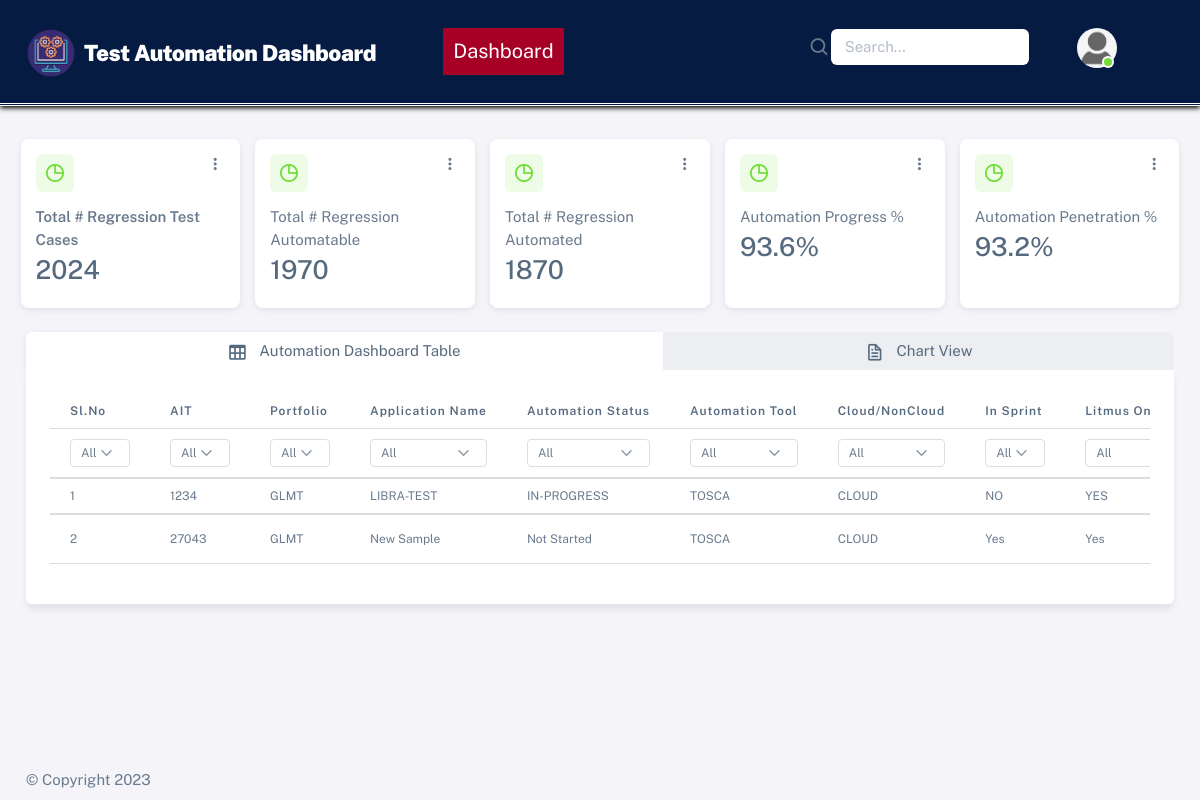
Before: /dashboard/ (signed in) with the older database file.
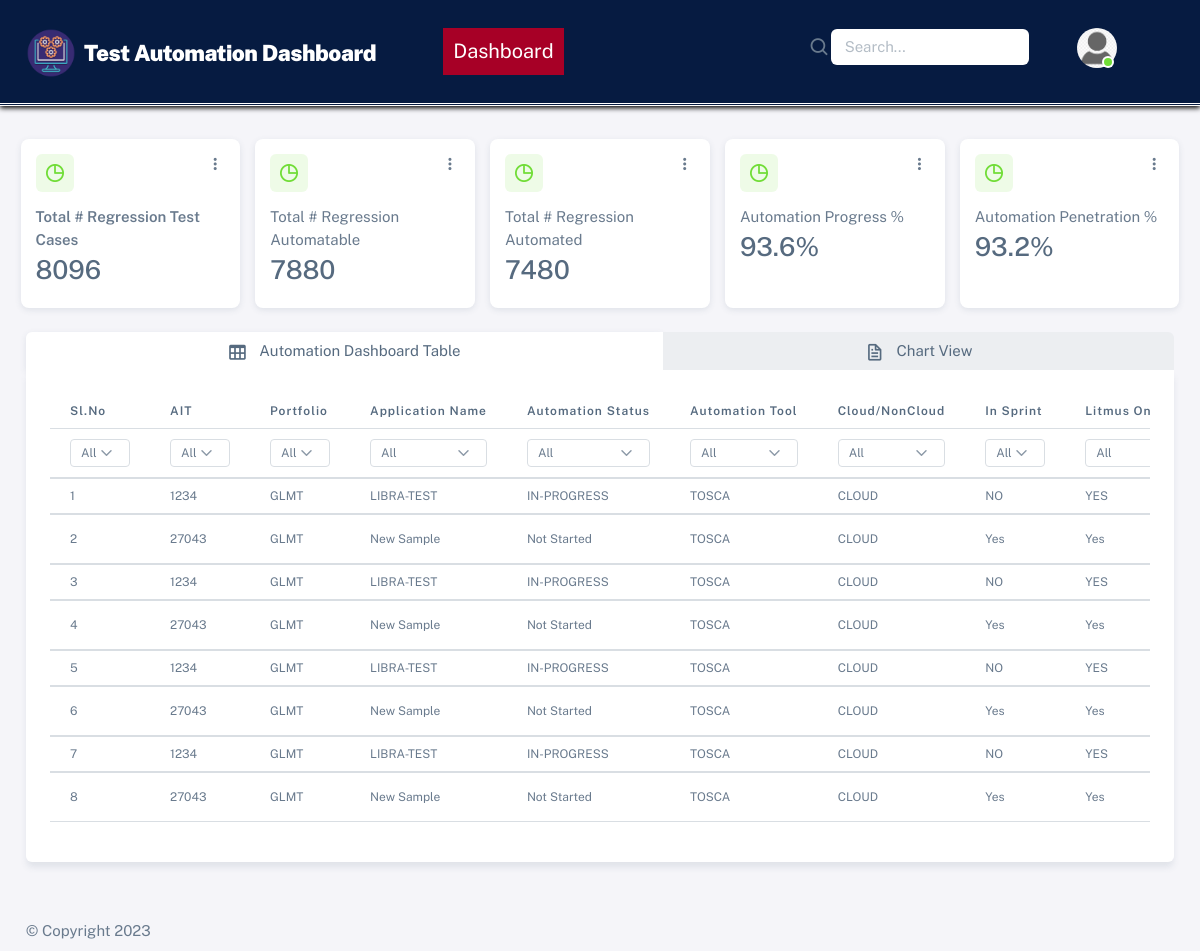
After: the same page with the newer database file.
### dashboard_app/models.py (models this page shows, shortened)
class automation_db(models.Model):
    serialnumber = models.IntegerField(primary_key=True, unique=True)
    month = models.CharField(max_length=15)
    year = models.CharField(max_length=10)
    portfolio = models.CharField(max_length=10)
    AIT_Number = models.IntegerField()
    application_name = models.CharField(max_length=30)
    could_noncloud = models.CharField(max_length=10)
    Automation_status = models.CharField(max_length=15)
    automation_tool = models.CharField(max_length=20)
    in_sprint = models.CharField(max_length=10)
    litmus_onboarding = models.CharField(max_length=10)
    no_of_overall_regression_scripts = models.CharField(max_length=20)
    no_of_inscope_reg_scripts = models.CharField(max_length=20)
    no_of_regscripts_automated = models.CharField(max_length=20)
    percentage_automation_complete = models.CharField(max_length=20)
    percentage_application_penetration = models.CharField(max_length=20)
    time_to_manuallyexecute = models.CharField(max_length=20)
    no_of_release = models.CharField(max_length=10)
    monthly_manual_executiontime = models.CharField(max_length=20)
    monthly_effort_spent_on_dev_automation = models.CharField(max_length=20)
    time_to_execute_1automatedtestcase = models.CharField(max_length=20)
    mothly_automate_executiontime = models.CharField(max_length=20)
    monthly_effort_spentin_maintaining_automation = models.CharField(max_length=20)
    monthly_effort_takes_toexecute_regscript = models.CharField(max_length=20)
    hours_saved_monthly = models.CharField(max_length=20)
    comments = models.TextField(null=True, blank=True)

### dashboard_app/views.py (the view)
# urls.py: path('dashboard/', login_required(index.as_view()), name='Dashboard'),
class index(generic.ListView):
    model = automation_db
    template_name = 'Index.html'
    login_url = '/login/'
    def get_context_data(self, *, object_list=None, **kwargs):
        context = super(index, self).get_context_data(**kwargs)
        context['no_of_overall_regression_scripts'] = \
        automation_db.objects.aggregate(no_of_overall_regression_scripts=Sum('no_of_overall_regression_scripts'))[
            'no_of_overall_regression_scripts']  # 1
        context['no_of_inscope_reg_scripts'] = \
        automation_db.objects.aggregate(no_of_inscope_reg_scripts=Sum('no_of_inscope_reg_scripts'))[
            'no_of_inscope_reg_scripts']  # 2
        context['no_of_regscripts_automated'] = \
        automation_db.objects.aggregate(no_of_regscripts_automated=Sum('no_of_regscripts_automated'))[
            'no_of_regscripts_automated']  # 3
        context['percentage_automation_complete_average'] = \
        automation_db.objects.aggregate(percentage_automation_complete_average=Avg('percentage_automation_complete'))[
            'percentage_automation_complete_average']  # 4
        context['percentage_application_penetration_average'] = automation_db.objects.aggregate(
            percentage_application_penetration_average=Avg('percentage_application_penetration'))[
            'percentage_application_penetration_average']  # 5
        return context

### dashboard_app/templates/Index.html (shortened to what the changed rows need)
{% load static %}
<html
  lang="en"
  class="light-style layout-menu-fixed"
  dir="ltr"
  data-theme="theme-default"
  data-assets-path="{% static 'assets/' %}"
  data-template="vertical-menu-template-free"
>
  <head>
    <link rel="stylesheet" href="{% static 'demo.css' %}">
    <link rel="stylesheet" href="{% static 'assets/vendor/fonts/boxicons.css' %}" />
    <link rel="stylesheet" href="{% static 'assets/vendor/css/core.css' %}" class="template-customizer-core-css" />
    <link rel="stylesheet" href="{% static 'assets/vendor/css/theme-default.css' %}" class="template-customizer-theme-css" />
    <link rel="stylesheet" href="{% static 'assets/vendor/libs/perfect-scrollbar/perfect-scrollbar.css' %}" />
    <link rel="stylesheet" href="{% static 'assets/vendor/libs/apex-charts/apex-charts.css' %}" />
  </head>
  <body>
    <div class="layout-wrapper layout-content-navbar">
      <div class="layout-container">
        <div class="layout-page">
          <div class="content-wrapper">
              {% block content %}
            <div class="container-xxl flex-grow-1 container-p-y">
                <div class="row">
                    <div class="col-lg-12 col-md-12 order-1 col-lg-3ow">
                        <div class="row">
                            <div class="col-lg-3 col-md-12 col-3 mb-3">
                                <div class="card">
                                    <div class="card-body">
                                        <div class="card-title d-flex align-items-start justify-content-between">
                                            <div class="avatar flex-shrink-0">
                                            </div>
                                            <div class="dropdown">
                                            </div>
                                        </div>
                                        <span class="fw-semibold d-block mb-1">Total # Regression Test Cases</span>
                                        <h3 id="card1" class="card-title mb-2">{{ no_of_overall_regression_scripts }}</h3>
                                    </div>
                                </div>
                            </div>
                            <div class="col-lg-3 col-md-12 col-3 mb-3">
                                <div class="card">
                                    <div class="card-body">
                                        <div class="card-title d-flex align-items-start justify-content-between">
                                            <div class="avatar flex-shrink-0">
                                            </div>
                                            <div class="dropdown">
                                            </div>
                                        </div>
                                        <span class="d-block mb-1">Total # Regression Automatable</span>
                                        <h3 id="card2" class="card-title text-nowrap mb-2">{{ no_of_inscope_reg_scripts }}</h3>
                                    </div>
                                </div>
                            </div>
                            <div class="col-lg-3 col-md-12 col-3 mb-3">
                                <div class="card">
                                    <div class="card-body">
                                        <div class="card-title d-flex align-items-start justify-content-between">
                                            <div class="avatar flex-shrink-0">
                                            </div>
                                            <div class="dropdown">
                                            </div>
                                        </div>
                                        <span class="d-block mb-1">Total # Regression Automated</span>
                                        <h3 id="card3" class="card-title text-nowrap mb-2">{{ no_of_regscripts_automated }}</h3>
                                    </div>
                                </div>
                            </div>
                        </div>
                    </div>
                    </div>
    <div class="row">
        <div class="col-xl-12">
            <div class="nav-align-top mb-4">
                <div class="tab-content">
                    <div class="tab-pane fade show active" id="navs-justified-home" role="tabpanel">
                            <div class="table-responsive text-nowrap">
                            <table id="data" class="table table-hover table-custom">
                                    <thead>
                                        <tr class="text-nowrap">
                                                <th>Sl.No</th>
                                                <th>AIT</th>
                                                <th>Portfolio</th>
												<th>Application Name</th>
                                                <th>Automation Status</th>
                                                <th>Automation Tool</th>
                                                <th>Cloud/NonCloud</th>
												<th>In Sprint</th>
												<th>Litmus Onboarding</th>
                                        </tr>
                                        <tr class="text-nowrap">
                                                <th>
                                                    <select class="column-filter form-select form-select-sm " data-column="0">
                                                      <option value="all">All</option>
                                                    </select>
                                                </th>
                                                <th>
                                                    <select class="column-filter form-select form-select-sm" data-column="1">
                                                      <option value="all">All</option>
                                                    </select>
                                                </th>
                                                <th>
                                                    <select class="column-filter form-select form-select-sm" data-column="2">
                                                      <option value="all">All</option>
                                                    </select>
                                                </th>
												<th>
                                                    <select class="column-filter form-select form-select-sm" data-column="3">
                                                      <option value="all">All</option>
                                                    </select>
                                                </th>
                                                <th>
                                                    <select class="column-filter form-select form-select-sm" data-column="4">
                                                      <option value="all">All</option>
                                                    </select>
                                                </th>
                                                <th>
                                                    <select class="column-filter form-select form-select-sm" data-column="5">
                                                      <option value="all">All</option>
                                                    </select>
                                                </th>
                                                <th>
                                                    <select class="column-filter form-select form-select-sm" data-column="6">
                                                      <option value="all">All</option>
                                                    </select>
                                                </th>
												<th>
                                                    <select class="column-filter form-select form-select-sm" data-column="7">
                                                      <option value="all">All</option>
                                                    </select>
                                                </th>
												<th>
                                                    <select class="column-filter form-select form-select-sm" data-column="8">
                                                      <option value="all">All</option>
                                                    </select>
                                                </th>
                                        </tr>
                                    </thead>
									{% for obj in object_list %}
                                    <tbody>
                                        <tr>
                                                <td>{{ obj.serialnumber }}</td>
                                                <td>{{ obj.AIT_Number }}</td>
                                                <td>{{ obj.portfolio }}</td>
												<td>{{ obj.application_name }}</td>
												<td>{{ obj.Automation_status }}</td>
                                                <td>{{ obj.automation_tool }}</td>
                                                <td>{{ obj.could_noncloud }}</td>
												<td>{{ obj.in_sprint }}</td>
												<td>{{ obj.litmus_onboarding }}</td>
                                        </tr>
									</tbody>
									{% endfor %}
								</table>
                            </div>
                    </div>
                </div>
            </div>
        </div>
    </div>
                </div>
            </div>
            {% endblock content %}
          </div>
        </div>
      </div>
  </body>
</html>

Changed rows visible on the page:
added automation_db: serialnumber "3", AIT_Number "1234", portfolio "GLMT", application_name "LIBRA-TEST", Automation_status "IN-PROGRESS", automation_tool "TOSCA", could_noncloud "CLOUD", in_sprint "NO", litmus_onboarding "YES"
added automation_db: serialnumber "4", AIT_Number "27043", portfolio "GLMT", application_name "New Sample", Automation_status "Not Started", automation_tool "TOSCA", could_noncloud "CLOUD", in_sprint "Yes", litmus_onboarding "Yes"
added automation_db: serialnumber "5", AIT_Number "1234", portfolio "GLMT", application_name "LIBRA-TEST", Automation_status "IN-PROGRESS", automation_tool "TOSCA", could_noncloud "CLOUD", in_sprint "NO", litmus_onboarding "YES"
added automation_db: serialnumber "6", AIT_Number "27043", portfolio "GLMT", application_name "New Sample", Automation_status "Not Started", automation_tool "TOSCA", could_noncloud "CLOUD", in_sprint "Yes", litmus_onboarding "Yes"
added automation_db: serialnumber "7", AIT_Number "1234", portfolio "GLMT", application_name "LIBRA-TEST", Automation_status "IN-PROGRESS", automation_tool "TOSCA", could_noncloud "CLOUD", in_sprint "NO", litmus_onboarding "YES"
added automation_db: serialnumber "8", AIT_Number "27043", portfolio "GLMT", application_name "New Sample", Automation_status "Not Started", automation_tool "TOSCA", could_noncloud "CLOUD", in_sprint "Yes", litmus_onboarding "Yes"
Other visible differences:
{{ no_of_overall_regression_scripts }}: "2024" → "8096"
{{ no_of_inscope_reg_scripts }}: "1970" → "7880"
{{ no_of_regscripts_automated }}: "1870" → "7480"
